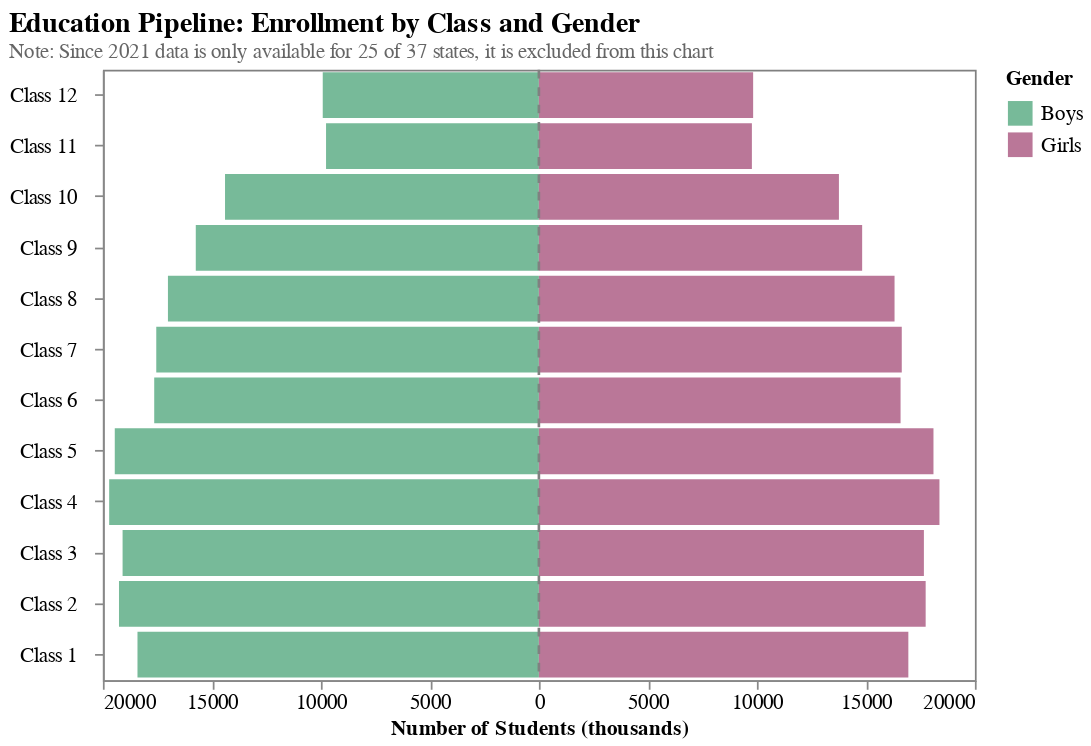

Notebook cell for this chart:
### Code cell
# -------------------------------------------------------
# STEP 1 — Prepare funnel data for all years and states
# -------------------------------------------------------
class_levels = ['c1','c2','c3','c4','c5','c6','c7','c8','c9','c10','c11','c12']
class_labels = ['Class 1','Class 2','Class 3','Class 4','Class 5','Class 6',
                'Class 7','Class 8','Class 9','Class 10','Class 11','Class 12']

records = []

for year in sorted(df_all['year'].unique()):
    df_year = df_all[df_all['year'] == year]
    
    # Aggregate All-India
    for i, class_level in enumerate(class_levels):
        boys_col = f'{class_level}_b'
        girls_col = f'{class_level}_g'
        total_boys = df_year[boys_col].sum()
        total_girls = df_year[girls_col].sum()
        records.append({'Class': class_labels[i], 'Gender': 'Boys', 'Enrollment': -total_boys,
                        'Year': year, 'State': 'All India'})
        records.append({'Class': class_labels[i], 'Gender': 'Girls', 'Enrollment': total_girls,
                        'Year': year, 'State': 'All India'})

    # Aggregate by state
    for state in df_year['state'].unique():
        df_state = df_year[df_year['state'] == state]
        for i, class_level in enumerate(class_levels):
            boys_col = f'{class_level}_b'
            girls_col = f'{class_level}_g'
            total_boys = df_state[boys_col].sum()
            total_girls = df_state[girls_col].sum()
            records.append({'Class': class_labels[i], 'Gender': 'Boys', 'Enrollment': -total_boys,
                            'Year': year, 'State': state})
            records.append({'Class': class_labels[i], 'Gender': 'Girls', 'Enrollment': total_girls,
                            'Year': year, 'State': state})

df_dropout = pd.DataFrame(records)
df_dropout['Class'] = pd.Categorical(df_dropout['Class'], categories=class_labels[::-1], ordered=True)

# -------------------------------------------------------
# STEP 2 — Precompute max enrollment per state (RUN THIS FIRST)
# -------------------------------------------------------
state_max = df_dropout.groupby('State')['Enrollment'].apply(
    lambda x: max(abs(x.min()), abs(x.max()))
).reset_index()
state_max = state_max.rename(columns={'Enrollment': 'max_enrollment'})
df_dropout = df_dropout.merge(state_max, on='State', how='left')

# -------------------------------------------------------
# STEP 3 — Altair interactive funnel chart (MATCHED THEME)
# -------------------------------------------------------

year_param = alt.param(
    name='YearParam',
    value=int(df_dropout['Year'].min()),
    bind=alt.binding_range(
        min=int(df_dropout['Year'].min()),
        max=int(df_dropout['Year'].max()),
        step=1,
        name='Year: '
    )
)

state_param = alt.param(
    name='StateParam',
    value='All India',
    bind=alt.binding_select(
        options=sorted(df_dropout['State'].unique()),
        name='State: '
    )
)

# Create a dummy dataset for scale anchors
scale_anchors = []
for state in df_dropout['State'].unique():
    max_val = df_dropout[df_dropout['State'] == state]['max_enrollment'].iloc[0]
    scale_anchors.append({'State': state, 'anchor_value': -max_val})
    scale_anchors.append({'State': state, 'anchor_value': max_val})

df_anchors = pd.DataFrame(scale_anchors)

# Base layer - invisible points to set scale
base = alt.Chart(df_anchors).transform_filter(
    alt.datum.State == state_param
).mark_point(opacity=0).encode(
    x='anchor_value:Q'
).add_params(state_param)

# Main chart layer
bars = alt.Chart(df_dropout).transform_filter(
    alt.datum.State == state_param
).transform_filter(
    alt.datum.Year == year_param
).mark_bar().encode(
    y=alt.Y('Class:N', 
        sort=class_labels[::-1], 
        title=None,
        axis=alt.Axis(labelPadding=10, labelFontSize=12)
    ),
    x=alt.X('Enrollment:Q',
        axis=alt.Axis(
            title='Number of Students (thousands)',
            labelExpr="abs(datum.value)/1000",
            grid=False,
            tickCount=8,
            labelFontSize=12,
            titleFontSize=12
        )
    ),
    color=alt.Color('Gender:N', 
        scale=alt.Scale(domain=['Boys','Girls'], range=['#77ba99','#ba7798']),
        legend=alt.Legend(
            orient='right',
            titleFontSize=12,
            labelFontSize=12,
            symbolSize=200
        )
    )
).add_params(year_param)

# Add a center line at zero
rule = alt.Chart(pd.DataFrame({'x': [0]})).mark_rule(
    color='gray',
    strokeWidth=1.5,
    strokeDash=[5, 5]
).encode(x='x:Q')

# Layer them together
chart = alt.layer(base, bars, rule).resolve_scale(
    x='shared'
).properties(
    width=500,
    height=350,
    title={
        'text': 'Education Pipeline: Enrollment by Class and Gender',
        'subtitle': 'Note: Since 2021 data is only available for 25 of 37 states, it is excluded from this chart',
        'fontSize': 16,
        'subtitleFontSize': 12,
        'subtitleColor': '#666',
        'anchor': 'start'
    }
).configure_view(
    strokeWidth=1, stroke='gray'
).configure_axis(
    domainWidth=1
)

chart

### Figure 1 — Vega-Lite specification as saved in the notebook (floating-point values rounded to 4 significant figures; data arrays with more than 128 entries replaced by an {"elided": "..."} marker saying what was removed)
{"config": {"view": {"continuousWidth": 300, "continuousHeight": 300, "stroke": "gray", "strokeWidth": 1}, "axis": {"domainWidth": 1}}, "layer": [{"data": {"name": "data-431864a6a586639faac233281251d1ff"}, "mark": {"type": "point", "opacity": 0}, "encoding": {"x": {"field": "anchor_value", "type": "quantitative"}}, "transform": [{"filter": "(datum.State === StateParam)"}]}, {"data": {"name": "data-f6662c14a5e8157d69c5eb5389d33a0f"}, "mark": {"type": "bar"}, "encoding": {"color": {"field": "Gender", "legend": {"labelFontSize": 12, "orient": "right", "symbolSize": 200, "titleFontSize": 12}, "scale": {"domain": ["Boys", "Girls"], "range": ["#77ba99", "#ba7798"]}, "type": "nominal"}, "x": {"axis": {"grid": false, "labelExpr": "abs(datum.value)/1000", "labelFontSize": 12, "tickCount": 8, "title": "Number of Students (thousands)", "titleFontSize": 12}, "field": "Enrollment", "type": "quantitative"}, "y": {"axis": {"labelFontSize": 12, "labelPadding": 10}, "field": "Class", "sort": ["Class 12", "Class 11", "Class 10", "Class 9", "Class 8", "Class 7", "Class 6", "Class 5", "Class 4", "Class 3", "Class 2", "Class 1"], "title": null, "type": "nominal"}}, "transform": [{"filter": "(datum.State === StateParam)"}, {"filter": "(datum.Year === YearParam)"}]}, {"data": {"name": "data-d285a7403ed98ae579761d64a864032b"}, "mark": {"type": "rule", "color": "gray", "strokeDash": [5, 5], "strokeWidth": 1.5}, "encoding": {"x": {"field": "x", "type": "quantitative"}}}], "height": 350, "params": [{"name": "StateParam", "bind": {"input": "select", "options": ["All India", "Andaman & Nicobar Islands", "Andhra Pradesh", "Arunachal Pradesh", "Assam", "Bihar", "Chandigarh", "Chhattisgarh", "Dadra & Nagar Haveli And Daman & Diu", "Delhi", "Goa", "Gujarat", "Haryana", "Himachal Pradesh", "Jammu & Kashmir", "Jharkhand", "Karnataka", "Kerala", "Ladakh", "Lakshadweep", "Madhya Pradesh", "Maharashtra", "Manipur", "Meghalaya", "Mizoram", "Nagaland", "Odisha", "Puducherry", "Punjab", "Rajasthan", "Sikkim", "Tamil Nadu", "Telangana", "Tripura", "Uttar Pradesh", "Uttarakhand", "West Bengal"], "name": "State: "}, "value": "All India"}, {"name": "YearParam", "bind": {"input": "range", "max": 2024, "min": 2022, "name": "Year: ", "step": 1}, "value": 2022}], "resolve": {"scale": {"x": "shared"}}, "title": {"text": "Education Pipeline: Enrollment by Class and Gender", "subtitle": "Note: Since 2021 data is only available for 25 of 37 states, it is excluded from this chart", "fontSize": 16, "subtitleFontSize": 12, "subtitleColor": "#666", "anchor": "start"}, "width": 500, "$schema": "https://vega.github.io/schema/vega-lite/v5.20.1.json", "datasets": {"data-431864a6a586639faac233281251d1ff": [{"State": "All India", "anchor_value": -19711690}, {"State": "All India", "anchor_value": 19711690}, {"State": "Maharashtra", "anchor_value": -1387333}, {"State": "Maharashtra", "anchor_value": 1387333}, {"State": "Tamil Nadu", "anchor_value": -685096}, {"State": "Tamil Nadu", "anchor_value": 685096}, {"State": "Chhattisgarh", "anchor_value": -496464}, {"State": "Chhattisgarh", "anchor_value": 496464}, {"State": "West Bengal", "anchor_value": -1257830}, {"State": "West Bengal", "anchor_value": 1257830}, {"State": "Odisha", "anchor_value": -688293}, {"State": "Odisha", "anchor_value": 688293}, {"State": "Bihar", "anchor_value": -3032508}, {"State": "Bihar", "anchor_value": 3032508}, {"State": "Rajasthan", "anchor_value": -1069598}, {"State": "Rajasthan", "anchor_value": 1069598}, {"State": "Haryana", "anchor_value": -347684}, {"State": "Haryana", "anchor_value": 347684}, {"State": "Punjab", "anchor_value": -418490}, {"State": "Punjab", "anchor_value": 418490}, {"State": "Assam", "anchor_value": -854506}, {"State": "Assam", "anchor_value": 854506}, {"State": "Uttar Pradesh", "anchor_value": -3862039}, {"State": "Uttar Pradesh", "anchor_value": 3862039}, {"State": "Madhya Pradesh", "anchor_value": -1126958}, {"State": "Madhya Pradesh", "anchor_value": 1126958}, {"State": "Uttarakhand", "anchor_value": -171102}, {"State": "Uttarakhand", "anchor_value": 171102}, {"State": "Gujarat", "anchor_value": -854941}, {"State": "Gujarat", "anchor_value": 854941}, {"State": "Telangana", "anchor_value": -571044}, {"State": "Telangana", "anchor_value": 571044}, {"State": "Andhra Pradesh", "anchor_value": -811194}, {"State": "Andhra Pradesh", "anchor_value": 811194}, {"State": "Jammu & Kashmir", "anchor_value": -293877}, {"State": "Jammu & Kashmir", "anchor_value": 293877}, {"State": "Jharkhand", "anchor_value": -723528}, {"State": "Jharkhand", "anchor_value": 723528}, {"State": "Sikkim", "anchor_value": -9812}, {"State": "Sikkim", "anchor_value": 9812}, {"State": "Meghalaya", "anchor_value": -161010}, {"State": "Meghalaya", "anchor_value": 161010}, {"State": "Manipur", "anchor_value": -75272}, {"State": "Manipur", "anchor_value": 75272}, {"State": "Puducherry", "anchor_value": -16039}, {"State": "Puducherry", "anchor_value": 16039}, {"State": "Karnataka", "anchor_value": -1012798}, {"State": "Karnataka", "anchor_value": 1012798}, {"State": "Kerala", "anchor_value": -510264}, {"State": "Kerala", "anchor_value": 510264}, {"State": "Himachal Pradesh", "anchor_value": -71863}, {"State": "Himachal Pradesh", "anchor_value": 71863}, {"State": "Tripura", "anchor_value": -53867}, {"State": "Tripura", "anchor_value": 53867}, {"State": "Goa", "anchor_value": -21958}, {"State": "Goa", "anchor_value": 21958}, {"State": "Mizoram", "anchor_value": -47059}, {"State": "Mizoram", "anchor_value": 47059}, {"State": "Delhi", "anchor_value": -307053}, {"State": "Delhi", "anchor_value": 307053}, {"State": "Arunachal Pradesh", "anchor_value": -38435}, {"State": "Arunachal Pradesh", "anchor_value": 38435}, {"State": "Nagaland", "anchor_value": -47039}, {"State": "Nagaland", "anchor_value": 47039}, {"State": "Ladakh", "anchor_value": -6354}, {"State": "Ladakh", "anchor_value": 6354}, {"State": "Chandigarh", "anchor_value": -15476}, {"State": "Chandigarh", "anchor_value": 15476}, {"State": "Andaman & Nicobar Islands", "anchor_value": -4825}, {"State": "Andaman & Nicobar Islands", "anchor_value": 4825}, {"State": "Dadra & Nagar Haveli And Daman & Diu", "anchor_value": -9170}, {"State": "Dadra & Nagar Haveli And Daman & Diu", "anchor_value": 9170}, {"State": "Lakshadweep", "anchor_value": -1369}, {"State": "Lakshadweep", "anchor_value": 1369}], "data-f6662c14a5e8157d69c5eb5389d33a0f": {"elided": "2664 records"}, "data-d285a7403ed98ae579761d64a864032b": [{"x": 0}]}}
